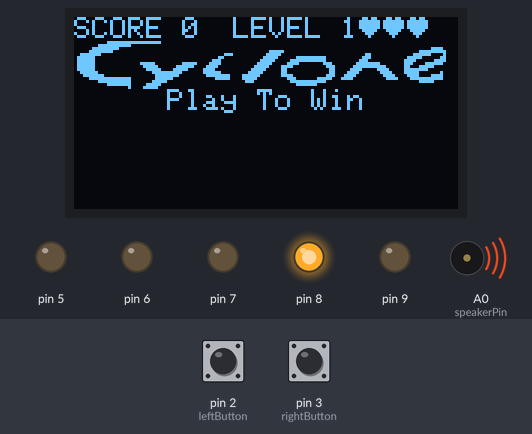
This sketch was run on a simulated Arduino Uno, built with avr-gcc and run on an emulated ATmega328P. Shown: 128×64 one-colour display, output pins drawn as LEDs (lit = HIGH), buzzer (waves = sounding). Dashed ring = blinking. Inputs (shaded band) come from the test bench; at power-on: pin 3 (rightButton) HIGH, pin 2 (leftButton) HIGH. Random numbers use the default seed unless the sketch sets one.

Above: at 15.1 s.
15.2 s: pin 3 (rightButton) pulled LOW for 3.2 s
At 19.8 s:
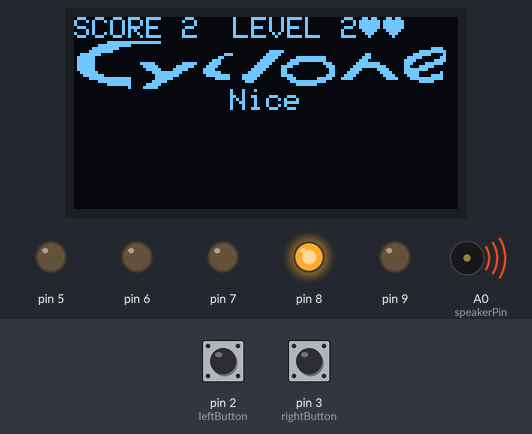
19.9 s: pin 3 (rightButton) pulled LOW for 3.2 s
At 23.6 s:
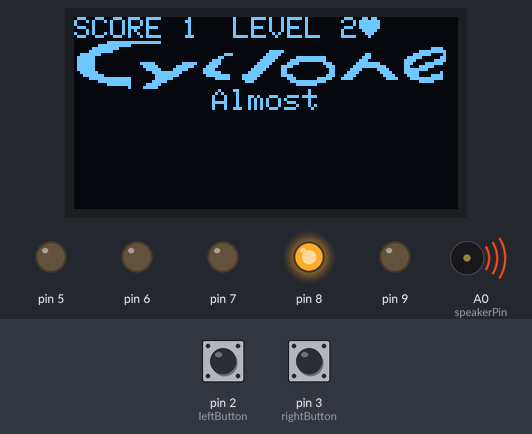
27.6 s: pin 3 (rightButton) driven LOW
At 33.2 s:
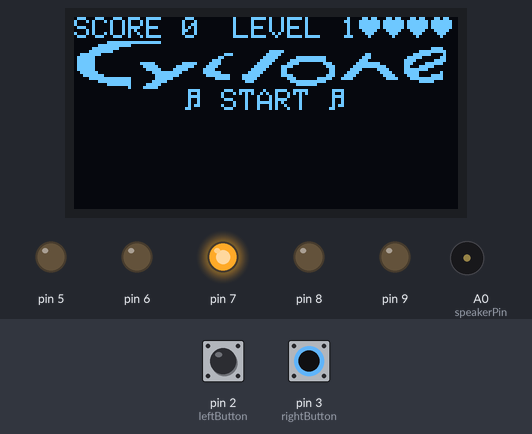
33.6 s: pin 3 (rightButton) driven HIGH
At 35.2 s:
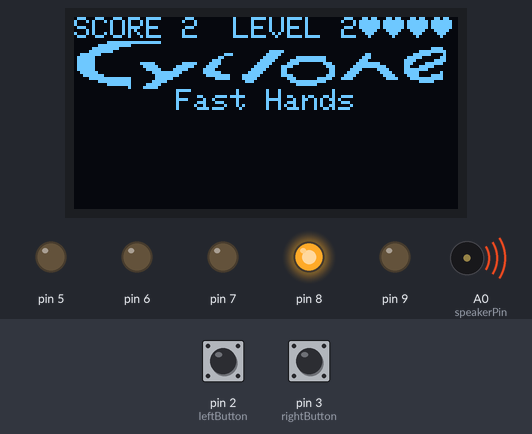
36.6 s: pin 3 (rightButton) driven LOW
At 38.35 s:
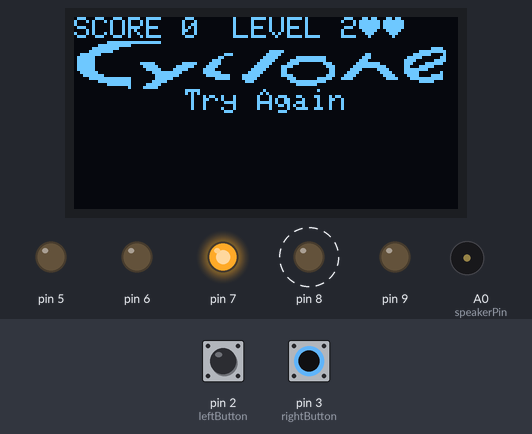
39.6 s: pin 3 (rightButton) driven HIGH
At 41.7 s:
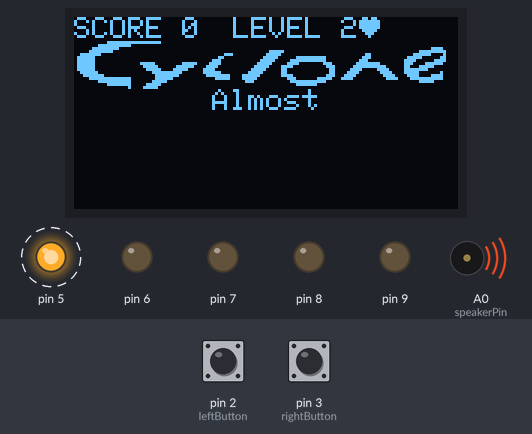
Timing chart, 0 to 43.6 s (numbered marks = the images above; inputs shaded):
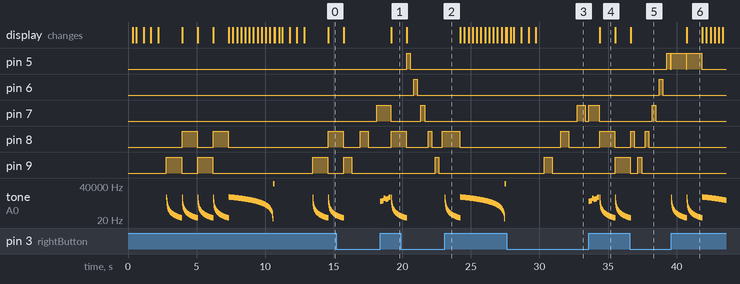

Measured:
- after the input at 15.2 s, pin 7: LOW → HIGH after 2.9 s, → LOW 1.0 s later
- after the input at 19.9 s, pin 6: LOW → HIGH after 0.94 s, → LOW 0.26 s later; pin 7: LOW → HIGH after 1.5 s, → LOW 0.26 s later
- after the input at 27.6 s, pin 7: LOW → HIGH after 5.1 s, → LOW 0.60 s later
- after the input at 33.6 s, pin 7: LOW → HIGH at once, → LOW 0.75 s later; pin 8: LOW → HIGH after 0.78 s, → LOW 1.1 s later
- after the input at 36.6 s, pin 6: LOW → HIGH after 2.1 s, → LOW 0.26 s later; pin 7: LOW → HIGH after 1.6 s, → LOW 0.26 s later
- after the input at 39.6 s, tone on A0 (speakerPin): plays 3200 Hz for 0.01 s, 1600 Hz for 0.01 s, 1066 Hz for 0.01 s, 800 Hz for 0.01 s, 640 Hz for 0.01 s, 533 Hz for 0.01 s … (220 notes in this stretch), starting at once; the display: changes after 1.1 s (image 6)
- by itself, tone on A0 (speakerPin): plays 47 Hz for 0.02 s, 46 Hz for 0.01 s, 45 Hz for 0.02 s, 44 Hz for 0.01 s, 43 Hz for 0.02 s, 42 Hz for 0.02 s … (207 notes in this stretch)

The sketch:

main.ino
```cpp
#include "screen.h"
#include "game.h"
#include "music.h"

const uint8_t speakerPin { A0 };
const uint8_t ledPinArray[] { 5, 6, 7, 8, 9 };
const uint8_t leftButton { 2 };
const uint8_t rightButton { 3 };

int8_t level { 0 };
int8_t lives { 4 };
uint8_t ledPinLast { 0 };
int16_t score { 0 };
int16_t delayTime { 600 };
uint32_t timeNow { 0 };
bool buttonClicked { false };
bool isWin { true };

void setup() {
  display.begin(SSD1306_SWITCHCAPVCC, 0x3C);
  display.clearDisplay();
  pinMode(leftButton, INPUT);
  pinMode(rightButton, INPUT);
  pinMode(speakerPin, OUTPUT);
  for (int i { 0 } ; i < 5 ; i++) pinMode(ledPinArray[i], OUTPUT);

  // Press Any Button Screen
  screenBoot();
  display.display();
  // the screen is divided by 8 (memory map), scroll from 0 to 1 to the right
  display.startscrollright(0x00, 0x00);
  // time to press before the music stops
  delay(500);
  waitUntilButtonMusic();
  display.stopscroll();

  // Show instructions
  instructionsBoot();
}

void loop() {
  theGame();
}

void theGame() {
  ledPinLast = randomStartLed();
  while (buttonClicked == false) ledPinLast = wave_led(delayTime);
  digitalWrite(ledPinLast, HIGH);
  if (ledPinLast == ledPinArray[2]) {
    score_sound();
    isWin = true;
    levelUp();
    if (level <= 27) score += level;
    else score += 27;
    delayTimeUpdate();
  } else {
    miss_sound();
    isWin = false;
    lives--;
    score *= 0.95;
  }
  if (lives > 0) {
    buttonClicked = false;
    digitalWrite(ledPinLast, LOW);
    screenUpdate(isWin);
  } else gameOver();
}

void (* resetGame) (void) = 0;

void gameOver() {
  display.clearDisplay();
  digitalWrite(ledPinLast, LOW);
  display.setCursor(0, 13);
  display.setTextSize(2);
  display.print("GAME OVER");
  display.setTextSize(1);
  display.setCursor(0, 0);
  display.print("SCORE " );
  display.print(String(score));
  display.setCursor(80, 0);
  display.print("LEVEL ");
  display.print(String(level));
  display.display();
  display.startscrollright(0x01, 0x07);
  game_over_sound();
  waitUntilAnyButton();
  resetGame();
}
```

game.h
```cpp
#ifndef GAME_H
#define GAME_H

void levelUp();
uint8_t wave_led(int16_t delayTime);
void blink_led(const uint8_t ledPin, int16_t delayTime);

#endif
```

game.ino
```cpp
#include "game.h"

void levelUp() {
  level++;
}

void waitUntilAnyButton() {
  while (digitalRead(leftButton) == LOW && digitalRead(rightButton) == LOW);
}

void waitUntilButtonMusic() {
  while (!buttonClicked) strangerThings();
}

void waitUntilRightButton() {
  while (digitalRead(rightButton) == LOW);
}

void blink_led(const uint8_t ledPin, int16_t delayTime){
  timeNow = millis();
  digitalWrite(ledPin, HIGH);
  while (millis() - timeNow <= delayTime and digitalRead(rightButton) == LOW);
  if (millis() - timeNow <= delayTime) buttonClicked = true;

  timeNow = millis();
  digitalWrite(ledPin, LOW);
  while (millis() - timeNow <= delayTime and digitalRead(rightButton) == LOW);
  if (millis() - timeNow <= delayTime) buttonClicked = true;
}

uint8_t randomStartLed() {
  uint8_t ledStart { random(5) };
  while (ledStart == 2) ledStart = random(5);
  bool goLeft {};
  if (ledStart == 4) goLeft = true;
  else if (ledStart == 0) goLeft = false;
  else bool goLeft { random(2) };

  if (goLeft)
  {
    for (int8_t i { ledStart } ; i > 0 ; i--) {
      blink_led(ledPinArray[i], delayTime);
      if (buttonClicked == true) return ledPinArray[i];
    }
  } else
  {
    for (uint8_t i { ledStart } ; i < 4 ; i++) {
      blink_led(ledPinArray[i], delayTime);
      if (buttonClicked == true) return ledPinArray[i];
    }
    for (int8_t i { 4 } ; i > 0 ; i--) {
      blink_led(ledPinArray[i], delayTime);
      if (buttonClicked == true) return ledPinArray[i];
    }
  }
}

uint8_t wave_led(int16_t delayTime){
  for (uint8_t i { 0 } ; i < 4 ; i++) {
    blink_led(ledPinArray[i], delayTime);
    if (buttonClicked == true) return ledPinArray[i];
  }
  for (int8_t i { 4 } ; i > 0 ; i--) {
    blink_led(ledPinArray[i], delayTime);
    if (buttonClicked == true) return ledPinArray[i];
  }
}

uint16_t delayTimeUpdate() {
  delayTime = (480 + (level * 20)) / level;
}
```

music.h
```cpp
#ifndef MUSIC_H
#define MUSIC_H

void intro_music();

#endif
```

music.ino
```cpp
#include "pitches.h"
#include "music.h"

void score_sound() {
  uint16_t score[] { 1325, 1550, 2600, 2060, 2360, 3090 };
  for (uint8_t i { 0 } ; i < 6 ; i++) {
    tone(speakerPin, score[i]);
    delay(125);
    noTone(speakerPin);
  }
}

void miss_sound() {
  for (uint8_t i { 0 } ; i < 100 ; i++) {
    tone(speakerPin, 3200 / (i + 1));
    delay(10 * 1.10);
    noTone(speakerPin);
  }
}

void start_sound() {
  uint16_t start[] {
    800, 1050, 1180, 1450, 1350, 1050, 1180,
    1780, 1610, 1050, 1200, 1450, 1350, 1380,
    1610, 2010, 2125, 1925, 1700, 1610, 1440,
    900, 1180, 900, 1900, 1850, 1900, 1590,
    1180, 1600, 1200
  };
  uint16_t duration[] { 300, 100 };
  uint16_t noteDuration { 0 };
  for (uint8_t i { 0 } ; i < 35 ; i++) {
    timeNow = millis();
    tone(speakerPin, start[i]);
    noteDuration = duration[i % 2] * 1.10;
    while (millis() - timeNow < noteDuration && digitalRead(leftButton) == LOW && digitalRead(rightButton) == LOW);
    if (millis() - timeNow < noteDuration) buttonClicked = true;
    noTone(speakerPin);
  }
}

void game_over_sound() {
  uint16_t freq { 3450 };
  for (uint8_t i { 0 } ; i < 110 ; i++) {
    tone(speakerPin, freq);
    delay(30);
    freq -= 32;
    noTone(speakerPin);
  }
}

const uint16_t stranger_things[] {
  NOTE_A4, NOTE_C5, NOTE_E5, NOTE_G5, NOTE_A5,
  NOTE_E2, NOTE_A5,
  NOTE_B2, NOTE_G4,
  NOTE_A4, NOTE_D2,
  NOTE_D2, NOTE_C5, NOTE_E5, NOTE_B1, NOTE_A4,
  NOTE_G5, NOTE_E5, NOTE_B1, NOTE_C5,
  NOTE_B1, NOTE_A5
};
const uint16_t noteDuration { (1000 / 8) * 1.30 };

void sound(uint8_t index) {
  timeNow = millis();
  tone(speakerPin, stranger_things[index]);
  while (millis() - timeNow <= noteDuration && digitalRead(2) == LOW && digitalRead(3) == LOW);
  if (millis() - timeNow <= noteDuration) buttonClicked = true;
  noTone(speakerPin);
}

void ascendSmall() {
  for (uint8_t i { 1 } ; i < 4 ; i++) sound(i);
}

void ascend() {
  for (uint8_t i { 0 } ; i < 5 ; i++) sound(i);
}

void descend() {
  for (uint8_t i { 3 } ; i > 0 ; i--) sound(i);
}

void ascendDescend() {
  ascend();
  descend();
}

void doubleAscendDescend() {
  for (uint8_t i { 0 } ; i < 2 ; i++) ascendDescend();
}

void first() {
  sound(5);
  ascendSmall();
  sound(6);
  descend();
}

void second() {
  sound(7);
  ascendSmall();
  sound(8);
  descend();
}

void third() {
  sound(9);
  ascendSmall();
  sound(10);
  descend();
}

void fourth() {
  first();
}

void fifth() {
  third();
}

void sixth() {
  fourth();
}

void seventh() {
  for (uint8_t i { 11 } ; i < 16 ; i++) sound(i);
}

void eighth() {
  for (uint8_t i { 16 } ; i < 20 ; i++) sound(i);
}

void ninth() {
  sound(20);
  ascendSmall();
  sound(21);
  descend();
}

void strangerThings() {
  doubleAscendDescend();
  doubleAscendDescend();
  first();
  doubleAscendDescend();
  ascendDescend();
  second();
  doubleAscendDescend();
  third();
  fourth();
  doubleAscendDescend();
  fifth();
  sixth();
  doubleAscendDescend();
  seventh();
  eighth();
  ninth();
  doubleAscendDescend();
}
```

pitches.h
```cpp
/*************************************************
 * Public Constants
 *************************************************/

#define NOTE_B0  31
#define NOTE_C1  33
#define NOTE_CS1 35
#define NOTE_D1  37
#define NOTE_DS1 39
#define NOTE_E1  41
#define NOTE_F1  44
#define NOTE_FS1 46
#define NOTE_G1  49
#define NOTE_GS1 52
#define NOTE_A1  55
#define NOTE_AS1 58
#define NOTE_B1  62
#define NOTE_C2  65
#define NOTE_CS2 69
#define NOTE_D2  73
#define NOTE_DS2 78
#define NOTE_E2  82
#define NOTE_F2  87
#define NOTE_FS2 93
#define NOTE_G2  98
#define NOTE_GS2 104
#define NOTE_A2  110
#define NOTE_AS2 117
#define NOTE_B2  123
#define NOTE_C3  131
#define NOTE_CS3 139
#define NOTE_D3  147
#define NOTE_DS3 156
#define NOTE_E3  165
#define NOTE_F3  175
#define NOTE_FS3 185
#define NOTE_G3  196
#define NOTE_GS3 208
#define NOTE_A3  220
#define NOTE_AS3 233
#define NOTE_B3  247
#define NOTE_C4  262
#define NOTE_CS4 277
#define NOTE_D4  294
#define NOTE_DS4 311
#define NOTE_E4  330
#define NOTE_F4  349
#define NOTE_FS4 370
#define NOTE_G4  392
#define NOTE_GS4 415
#define NOTE_A4  440
#define NOTE_AS4 466
#define NOTE_B4  494
#define NOTE_C5  523
#define NOTE_CS5 554
#define NOTE_D5  587
#define NOTE_DS5 622
#define NOTE_E5  659
#define NOTE_F5  698
#define NOTE_FS5 740
#define NOTE_G5  784
#define NOTE_GS5 831
#define NOTE_A5  880
#define NOTE_AS5 932
#define NOTE_B5  988
#define NOTE_C6  1047
#define NOTE_CS6 1109
#define NOTE_D6  1175
#define NOTE_DS6 1245
#define NOTE_E6  1319
#define NOTE_F6  1397
#define NOTE_FS6 1480
#define NOTE_G6  1568
#define NOTE_GS6 1661
#define NOTE_A6  1760
#define NOTE_AS6 1865
#define NOTE_B6  1976
#define NOTE_C7  2093
#define NOTE_CS7 2217
#define NOTE_D7  2349
#define NOTE_DS7 2489
#define NOTE_E7  2637
#define NOTE_F7  2794
#define NOTE_FS7 2960
#define NOTE_G7  3136
#define NOTE_GS7 3322
#define NOTE_A7  3520
#define NOTE_AS7 3729
#define NOTE_B7  3951
#define NOTE_C8  4186
#define NOTE_CS8 4435
#define NOTE_D8  4699
#define NOTE_DS8 4978
```

screen.h
```cpp
#ifndef SCREEN_H
#define SCREEN_H

#include <SPI.h>
#include <Wire.h>
#include <Adafruit_GFX.h>
#include <Adafruit_SSD1306.h>

#define OLED_RESET 4
Adafruit_SSD1306 display(OLED_RESET);

#define HEART_WIDTH 7
#define HEART_HEIGHT 7
#define CYCLONE_WIDTH 128
#define CYCLONE_HEIGHT 16
#define COPYRIGHT_WIDTH 10
#define COPYRIGHT_HEIGHT 8
#define BULB_WIDTH 25
#define BULB_HEIGHT 16
#define COPYRIGHT_LOCATION 23
#define LEVEL_LOCATION 54
#define WIN_WORDS 7
#define LOSE_WORDS 6

#endif
```

screen.ino
```cpp
#include "screen.h"

static const unsigned char PROGMEM bulb_off[] = {
  B00000011, B11100000, B00000000, B00000000,
  B00000100, B00010000, B00000000, B00000000,
  B00001000, B00001000, B00000000, B00000000,
  B00001000, B00001000, B00000000, B00000000,
  B00001000, B00001000, B00000000, B00000000,
  B00001000, B00001000, B00000000, B00000000,
  B00000100, B00010000, B00000000, B00000000,
  B00000100, B00010000, B00000000, B00000000,
  B00000010, B00100000, B00000000, B00000000,
  B00000010, B00100000, B00000000, B00000000,
  B00000001, B11000000, B00000000, B00000000,
  B00000001, B11000000, B00000000, B00000000,
  B00000000, B00000000, B00000000, B00000000,
  B00000000, B00000000, B00000000, B00000000,
  B00000000, B00000000, B00000000, B00000000,
  B00000000, B00000000, B00000000, B00000000
};
static const unsigned char PROGMEM bulb_on[] = {
  B00010011, B11100100, B00000000, B00000000,
  B10000100, B00010000, B10000000, B00000000,
  B01101000, B00001011, B00000000, B00000000,
  B00001000, B00001000, B00000000, B00000000,
  B11101000, B00001011, B11000000, B00000000,
  B00001000, B00001000, B00000000, B00000000,
  B01100100, B00010011, B00000000, B00000000,
  B10000100, B00010000, B10000000, B00000000,
  B00010010, B00100100, B00000000, B00000000,
  B00000010, B00100000, B00000000, B00000000,
  B00000001, B11000000, B00000000, B00000000,
  B00000001, B11000000, B00000000, B00000000,
  B00000000, B00000000, B00000000, B00000000,
  B00000000, B00000000, B00000000, B00000000,
  B00000000, B00000000, B00000000, B00000000,
  B00000000, B00000000, B00000000, B00000000
};
static const unsigned char PROGMEM copyright[] = {
  B00011110, B00000000,
  B01100001, B10000000,
  B10011110, B01000000,
  B10100000, B01000000,
  B10100000, B01000000,
  B10011110, B01000000,
  B01100001, B10000000,
  B00011110, B00000000,
};
static const unsigned char PROGMEM heart[] = {
 B01101100,
 B11111110,
 B11111110,
 B11111110,
 B01111100,
 B00111000,
 B00010000,
};
static const unsigned char PROGMEM cyclone[] = {
  B00000000, B00011111, B11111111, B11111000, B00000000, B00000000, B00000000, B00000000, B00000000, B00000000, B00000000, B00000000, B00000000, B00000000, B00000000, B00000000,
  B00000000, B11111111, B11100000, B00000000, B00000000, B00000000, B00000000, B00000000, B00000000, B00000000, B00000000, B00000000, B00000000, B00000000, B00000000, B00000000,
  B00000011, B11111110, B00000000, B00000000, B00000000, B00000000, B00000000, B00000000, B00000000, B00000000, B00000000, B00000000, B00000000, B00000000, B00000001, B11100000,
  B00000111, B11111000, B00000000, B00000000, B00000000, B00000000, B00000000, B00000000, B01111100, B00000000, B00000000, B00000000, B00000000, B00000000, B00011111, B11110000,
  B00111111, B10000000, B00000000, B00000000, B00000000, B00000000, B00111000, B00000000, B11111000, B00000000, B00000000, B00000000, B01100000, B00000000, B01111110, B00010000,
  B01111110, B00000000, B00000000, B00000000, B00000000, B00000000, B11000000, B00000001, B11110000, B00111111, B11110000, B00000000, B11100000, B00000001, B11110000, B00110000,
  B01111110, B00000000, B00000000, B00000000, B00000000, B00000011, B10000000, B00000011, B11100000, B11111111, B11110000, B00000001, B11000000, B00000011, B11000000, B11110000,
  B01111110, B00000000, B00000011, B11100000, B00001111, B10000111, B10000000, B00000111, B11000001, B11100000, B00011100, B00000011, B11111100, B00000011, B10000111, B11100000,
  B01111110, B00000000, B00000001, B11110000, B00111111, B00001111, B00000000, B00001111, B10000111, B10000000, B00001110, B00000111, B11111111, B00000011, B00011111, B00000000,
  B01111110, B00000000, B00000000, B11111000, B01111100, B00011110, B00000000, B00011111, B00000110, B00000000, B00000110, B00001111, B00000111, B10000011, B11111100, B00000000,
  B00111111, B00000000, B00000000, B00111111, B11110000, B00011111, B10000000, B00111110, B00000110, B00000000, B00000110, B00011110, B00000011, B11000011, B11100000, B00100000,
  B00011111, B11000000, B00000000, B00011111, B11100000, B00001111, B11110000, B11111100, B00000111, B10000000, B00001110, B00111100, B00000001, B11100001, B11100001, B11100000,
  B00000111, B11111111, B11100000, B00011111, B10000000, B00000001, B11110000, B11111000, B00000001, B11000000, B01111100, B01111000, B00000000, B11110000, B11111111, B11100000,
  B00000000, B11111111, B11100000, B00111110, B00000000, B00000000, B00000000, B01110000, B00000000, B11111111, B11110000, B00000000, B00000000, B00000000, B00011111, B00000000,
  B00000000, B00011111, B11100000, B11111000, B00000000, B00000000, B00000000, B00000000, B00000000, B00111111, B10000000, B00000000, B00000000, B00000000, B00000000, B00000000,
  B00000000, B00000000, B00100001, B11110000, B00000000, B00000000, B00000000, B00000000, B00000000, B00000000, B00000000, B00000000, B00000000, B00000000, B00000000, B00000000
};

String instructions[] { "HIT THE RIGHT BUTTON", "WHEN THE CENTER LED", "TURNS ON!" };
String win_words[] = { "Good Job!", "Nice", "Fast Hands", "Keep Going", "Godlike!", "Good Game Well Played", "Fantastic"};
String lose_words[]= { "Almost", "Oops", "Try Again", "Aja! Fighting.", "Don't Give Up", "Play To Win"};

int16_t wordLocationCompute(String words) {
  int16_t location = words.length() * 6;
  if (location > 128) return 0;
  else return (128 - location) / 2;
}

void drawCyclone() {
  display.drawBitmap(0, 8, cyclone, CYCLONE_WIDTH, CYCLONE_HEIGHT, WHITE);
}
void drawCopyright() {
  display.drawBitmap(COPYRIGHT_LOCATION, 24, copyright, COPYRIGHT_WIDTH, COPYRIGHT_HEIGHT, WHITE);
}
void drawHeart() {
  for (int i { 0 } ; i < lives ; i++) {
    display.drawBitmap(95 + (i * 8), 0, heart, HEART_WIDTH, HEART_HEIGHT, WHITE);
  }
}

void levelUpdate() {
  display.setCursor(53, 0);
  if (level < 10) display.print("LEVEL ");
  else display.print("LEVEL");
  display.print(level);
}

void scoreUpdate() {
  display.setCursor(0, 0);
  display.print("SCORE ");
  display.print(String(score));
}

void drawBulbOff() {
  for (uint8_t i { 0 } ; i < 5 ; i++) display.drawBitmap(5 + (i * 25), 8, bulb_off, BULB_WIDTH, BULB_HEIGHT, WHITE);
}

void drawBulbOn() {
  drawBulbOff();
  display.drawBitmap(55, 8, bulb_on, BULB_WIDTH, BULB_HEIGHT, WHITE);
}

void textBottom(String words) {
  display.setCursor(wordLocationCompute(words), 24);
  display.print(words);
}

void screenUpdate(bool isScore) {
  display.clearDisplay();
  scoreUpdate();
  levelUpdate();
  drawHeart();
  drawCyclone();
  if (isScore) textBottom(win_words[random(WIN_WORDS)]);
  else textBottom(lose_words[random(LOSE_WORDS)]);
  display.display();
}

void instructionsBoot() {
  for (int8_t i { 0 } ; i < 3 ; i++) {
    display.clearDisplay();
    scoreUpdate();
    levelUpdate();
    drawHeart();
    if (i != 2) drawBulbOff();
    else drawBulbOn();
    textBottom(instructions[i]);
    display.display();
    delay(500);
    waitUntilAnyButton();
  }
  display.clearDisplay();
  scoreUpdate();
  levelUp();
  levelUpdate();
  drawHeart();
  drawCyclone();
  display.setCursor(wordLocationCompute("  START  "), 24);
  display.write(14);
  display.print(" START ");
  display.write(14);
  display.display();
  delay(300);
  start_sound();
  buttonClicked = false;
  delay(300);
}

void screenBoot() {
  display.setTextColor(WHITE);
  display.setTextSize(1);
  display.setCursor(0, 0);
  display.print("PRESS ANY BUTTON");
  drawCyclone();
  drawCopyright();
  display.setCursor(COPYRIGHT_LOCATION, 24);
  display.print("  CHARLES 2021");
}
```
